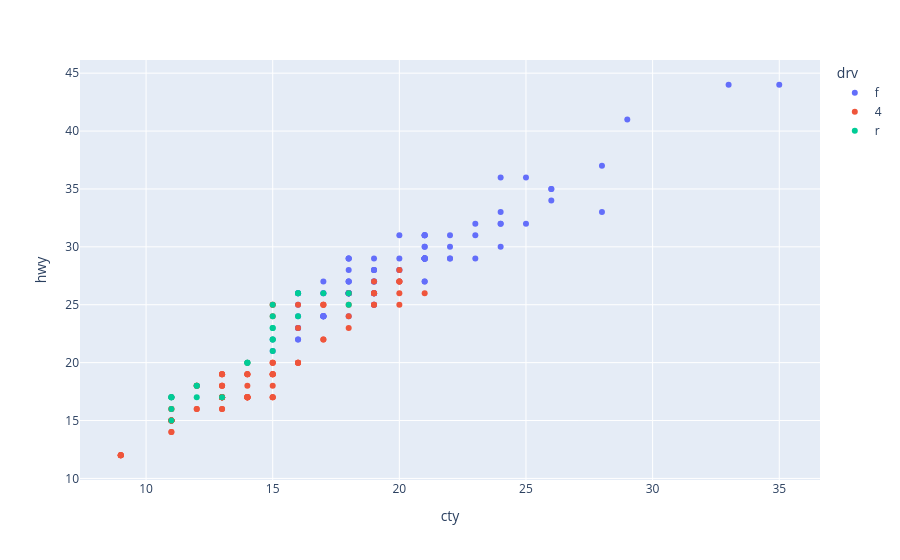

Write notebook code for a chart like this one.
### Code cell
px.scatter(data_frame = mpg, x = 'cty', y = 'hwy', color = 'drv')

### Figure 1 — Plotly figure (JSON) as saved in the notebook; plotly's stock layout.template omitted (floating-point values rounded to 4 significant figures)
{"data": [{"hovertemplate": "drv=f<br>cty=%{x}<br>hwy=%{y}<extra></extra>", "legendgroup": "f", "marker": {"color": "#636efa", "symbol": "circle"}, "mode": "markers", "name": "f", "orientation": "v", "showlegend": true, "type": "scatter", "x": [18, 21, 20, 21, 16, 18, 18, 19, 22, 18, 18, 17, 18, 17, 16, 16, 17, 17, 11, 15, 15, 16, 16, 28, 24, 25, 23, 24, 26, 25, 24, 21, 18, 18, 21, 21, 18, 18, 19, 19, 19, 20, 20, 17, 16, 17, 21, 19, 23, 23, 19, 19, 18, 19, 19, 18, 16, 17, 18, 16, 21, 21, 21, 21, 18, 18, 19, 21, 21, 21, 22, 18, 18, 18, 24, 24, 26, 28, 26, 21, 19, 21, 22, 17, 33, 21, 19, 22, 21, 21, 21, 16, 17, 35, 29, 21, 19, 20, 20, 21, 18, 19, 21, 16, 18, 17], "xaxis": "x", "y": [29, 29, 31, 30, 26, 26, 27, 27, 30, 26, 29, 26, 24, 24, 22, 22, 24, 24, 17, 22, 21, 23, 23, 33, 32, 32, 29, 32, 34, 36, 36, 29, 26, 27, 30, 31, 26, 26, 28, 26, 29, 28, 27, 24, 24, 24, 29, 27, 31, 32, 27, 26, 26, 25, 25, 26, 26, 27, 28, 25, 29, 27, 31, 31, 26, 26, 28, 27, 29, 31, 31, 26, 26, 27, 30, 33, 35, 37, 35, 29, 26, 29, 29, 24, 44, 29, 26, 29, 29, 29, 29, 23, 24, 44, 41, 29, 26, 28, 29, 29, 29, 28, 29, 26, 26, 26], "yaxis": "y"}, {"hovertemplate": "drv=4<br>cty=%{x}<br>hwy=%{y}<extra></extra>", "legendgroup": "4", "marker": {"color": "#EF553B", "symbol": "circle"}, "mode": "markers", "name": "4", "orientation": "v", "showlegend": true, "type": "scatter", "x": [18, 16, 20, 19, 15, 17, 17, 15, 15, 17, 16, 14, 11, 11, 14, 15, 14, 13, 14, 14, 14, 9, 11, 11, 13, 13, 9, 13, 11, 13, 11, 12, 9, 13, 13, 12, 9, 11, 11, 13, 11, 14, 15, 14, 13, 13, 13, 14, 14, 13, 13, 13, 11, 13, 17, 15, 15, 14, 9, 14, 13, 11, 11, 12, 12, 11, 14, 13, 13, 13, 14, 15, 14, 12, 18, 18, 20, 19, 20, 18, 21, 19, 19, 19, 20, 20, 19, 20, 15, 16, 15, 15, 16, 14, 11, 13, 15, 16, 17, 15, 15, 15, 16], "xaxis": "x", "y": [26, 25, 28, 27, 25, 25, 25, 25, 24, 25, 23, 19, 14, 15, 17, 19, 18, 17, 17, 19, 19, 12, 17, 15, 17, 17, 12, 17, 16, 18, 15, 16, 12, 17, 17, 16, 12, 15, 16, 17, 15, 17, 19, 17, 19, 19, 17, 17, 17, 16, 16, 17, 15, 17, 22, 19, 20, 17, 12, 19, 18, 14, 15, 18, 18, 15, 17, 19, 19, 17, 17, 17, 20, 18, 25, 24, 27, 25, 26, 23, 26, 26, 26, 26, 25, 27, 25, 27, 20, 20, 19, 17, 20, 17, 15, 18, 20, 20, 22, 17, 19, 18, 20], "yaxis": "y"}, {"hovertemplate": "drv=r<br>cty=%{x}<br>hwy=%{y}<extra></extra>", "legendgroup": "r", "marker": {"color": "#00cc96", "symbol": "circle"}, "mode": "markers", "name": "r", "orientation": "v", "showlegend": true, "type": "scatter", "x": [14, 11, 14, 13, 12, 16, 15, 16, 15, 15, 11, 11, 12, 18, 18, 17, 16, 15, 15, 15, 15, 14, 11, 11, 12], "xaxis": "x", "y": [20, 15, 20, 17, 17, 26, 23, 26, 25, 24, 17, 17, 18, 26, 25, 26, 24, 21, 22, 23, 22, 20, 17, 16, 18], "yaxis": "y"}], "layout": {"legend": {"title": {"text": "drv"}, "tracegroupgap": 0}, "margin": {"t": 60}, "xaxis": {"anchor": "y", "domain": [0, 1], "title": {"text": "cty"}}, "yaxis": {"anchor": "x", "domain": [0, 1], "title": {"text": "hwy"}}}}
